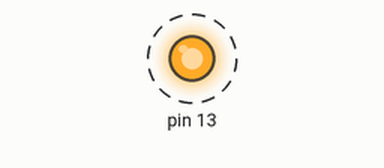
This sketch was run on a simulated Arduino Uno, built with avr-gcc and run on an emulated ATmega328P. Shown: output pins drawn as LEDs (lit = HIGH). Dashed ring = blinking. What the sketch prints to the serial monitor is not drawn.

Above: at 0.25 s.
Timing chart, 0 to 3.0 s (numbered marks = the images above):
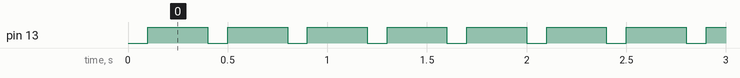

The sketch:

lora_test_tx.ino
```cpp
void setup(){
  pinMode(13, OUTPUT);
  digitalWrite(13, LOW);

  Serial.begin(9600);
}

void loop(){

  delay(100);
  Serial.write("1");
  digitalWrite(13, HIGH);
  delay(300);
  Serial.write("0");
  digitalWrite(13, LOW);
}
```

Measured:
- by itself, pin 13: alternates HIGH for 0.30 s and LOW for 0.10 s
